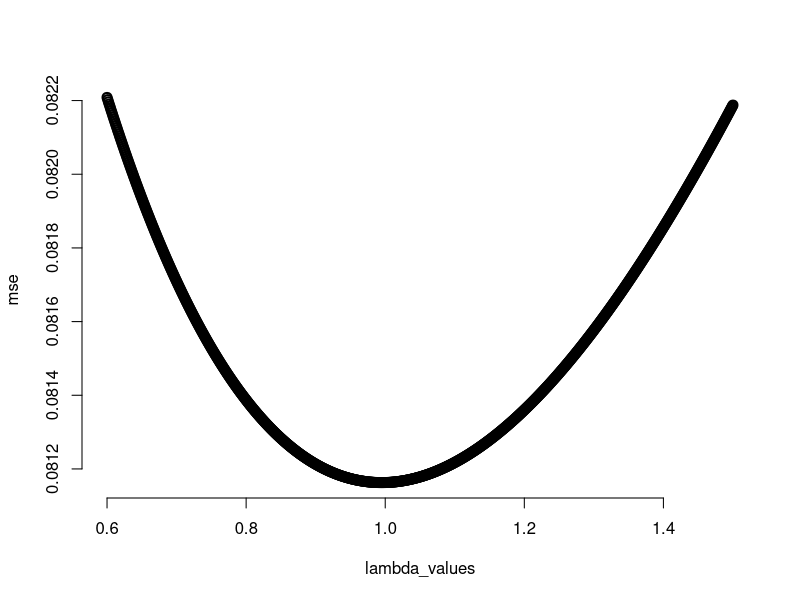

This figure's R source:
## The goal is to fit the model using ridge
## regression and to find optimal lambda that 
## minimizes the testing error


rm(list=ls())

## Loading the Iris data 

data = iris

n = dim(data)[1]
n_training = n/2
n_testing = n - n_training
p = 3 #number of inputs


## Split into training and testing data.frame

training_data = data[seq(1, nrow(data), by = 2), ]
testing_data = data[seq(2, nrow(data), by = 2), ]

# Sepal.Length as output
trainingY = training_data$Sepal.Length
testingY = testing_data$Sepal.Length

# Sepal.Width, Petal.Length, and Petal.Width as inputs
trainingX = model.matrix(Sepal.Length ~ 0 + 
                           Sepal.Width + Petal.Length +
                           Petal.Width, data=training_data)
testingX = model.matrix(Sepal.Length ~ 0 + 
                          Sepal.Width + Petal.Length +
                          Petal.Width, data=testing_data)


## Scale the data

xBar = apply(trainingX, 2, mean)
s = apply(trainingX, 2, sd)

trainingZ = t((t(trainingX) - xBar) / s)
testingZ = t((t(testingX) - xBar) / s)

# Verify the scaled data
round(apply(trainingZ, 2, mean))
apply(trainingZ, 2, sd)


## Find the optimal lambda using testing data

lambda_values = seq(from = 0.6, to = 1.5, by = 0.001)
n_lambda_values = length(lambda_values)
mse = matrix(NA, nrow = n_lambda_values)

# loop to compute lambda values

for(i in 1:n_lambda_values){
  lambda = lambda_values[i]
  
  b0Hat = mean(trainingY)
  
  bHat = solve(t(trainingZ) %*% trainingZ + 
                 lambda * diag(p)) %*% t(trainingZ) %*%
    (trainingY - mean(trainingY))
  
  # Make predictions on testing data
  yHat = b0Hat + testingZ %*% bHat
  
  # Estimate mean-squared error
  mse[i] = mean((testingY - yHat)^2)
}


## Visual representation for lambda_values in order to 
## search for our range

plot(lambda_values, mse, bty = 'n', 
     lwd = 2, cex = 1.2)


## index that minimizes the vector

which.min(mse) #396


## Optimal lambda value
lambda_values[which.min(mse)] #0.995


### The optimal lambda value is 0.995
